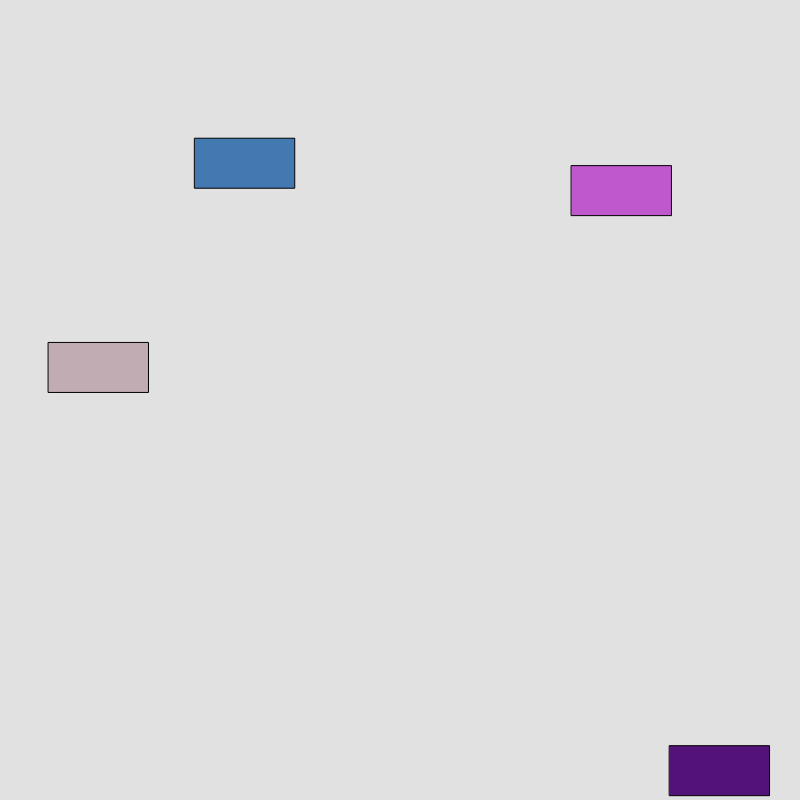
Frame 1 (no input)
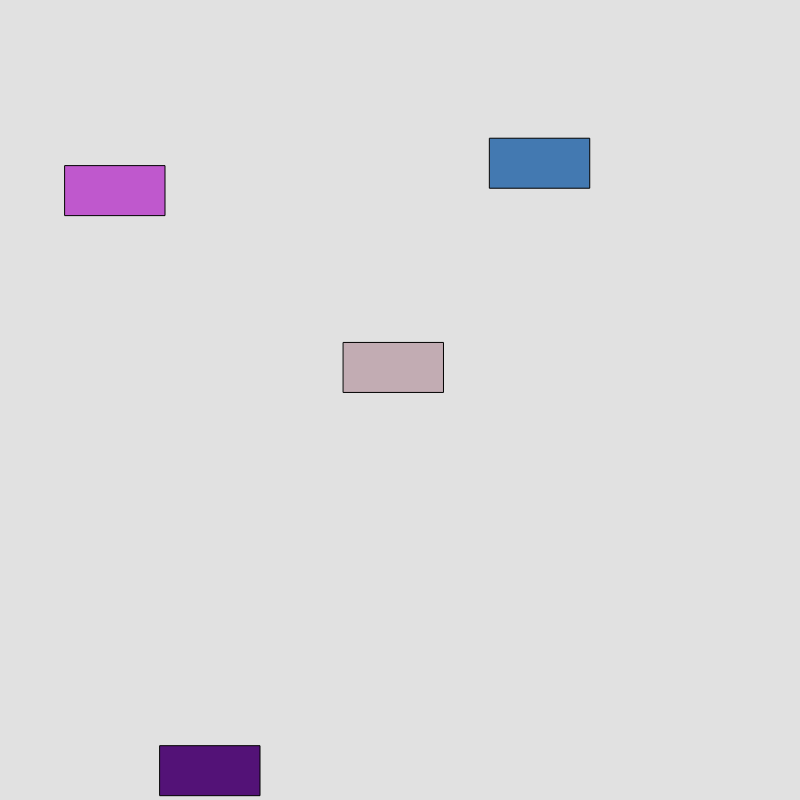
Frame 60 (no input)
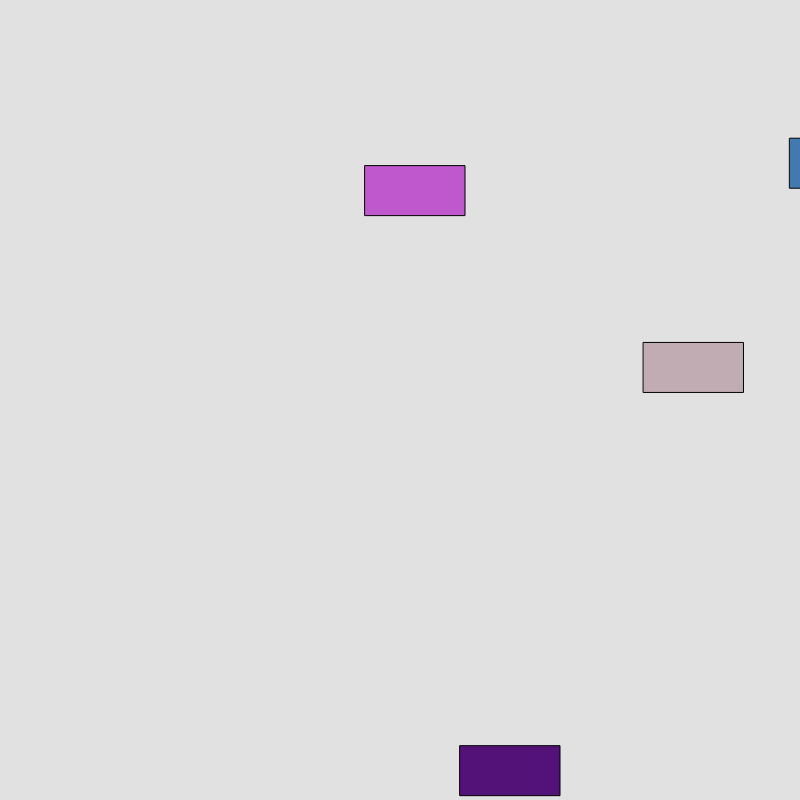
Frame 120 (the mouse pressed at the canvas centre since frame 60)

The p5.js sketch that drew these frames (run headless with seeded random() and noise() and a simulated clock; from frame 60 on, the mouse is pressed at the canvas centre):

// p5.js sketch
// ── sketch.js
var myCar1 ; // name it
var myCar2 ;
var myCar3 ;
var myCar4 ;



function setup() {
  // put setup code here
    createCanvas(800, 800) ;
    myCar1 = new Car() ; // spawn 1 car
    myCar2 = new Car() ;
    myCar3 = new Car() ;
    myCar4 = new Car() ;
}




function draw() {
  // put drawing code here
background (225);

myCar1.display() ;
myCar1.drive() ;

myCar2.display() ;
myCar2.drive() ;

myCar3.display() ;
myCar3.drive() ;

myCar4.display() ;
myCar4.drive() ;
}


function Car() {
// attributes (description)
this.x = random(width) ;
this.y = random(height);
this.r = random(255);
this.g = random(255);
this.b = random(255);
this.vel = random(5, 10);

// methods (what it does)
this.display = function() {
  fill(this.r, this.g, this.b);
  rect(this.x, this.y, 100, 50) ;

}
this.drive = function() {
  this.x = this.x + 5;
  if (this.x > width) {
    this.x = 0;
  }
}

}
